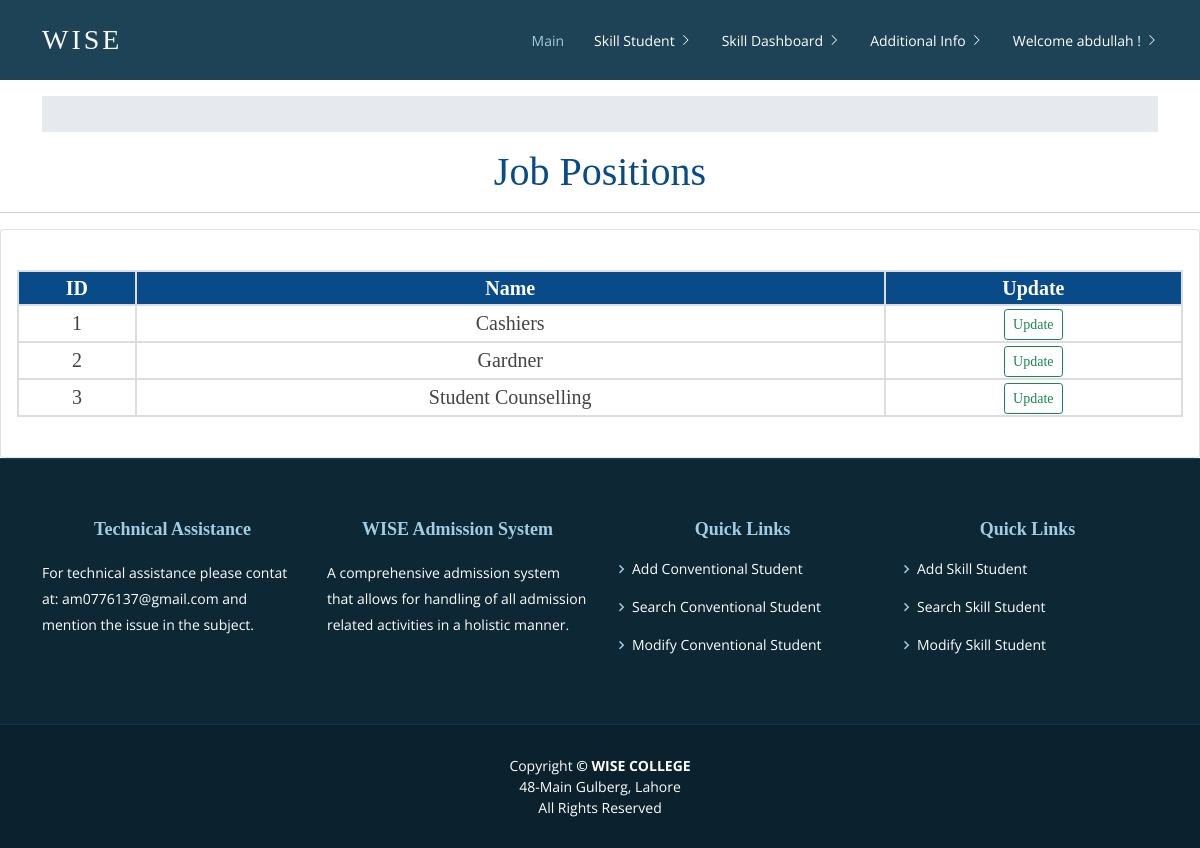
The page /job_position_dashboard/ (signed in) on the database as committed earlier.
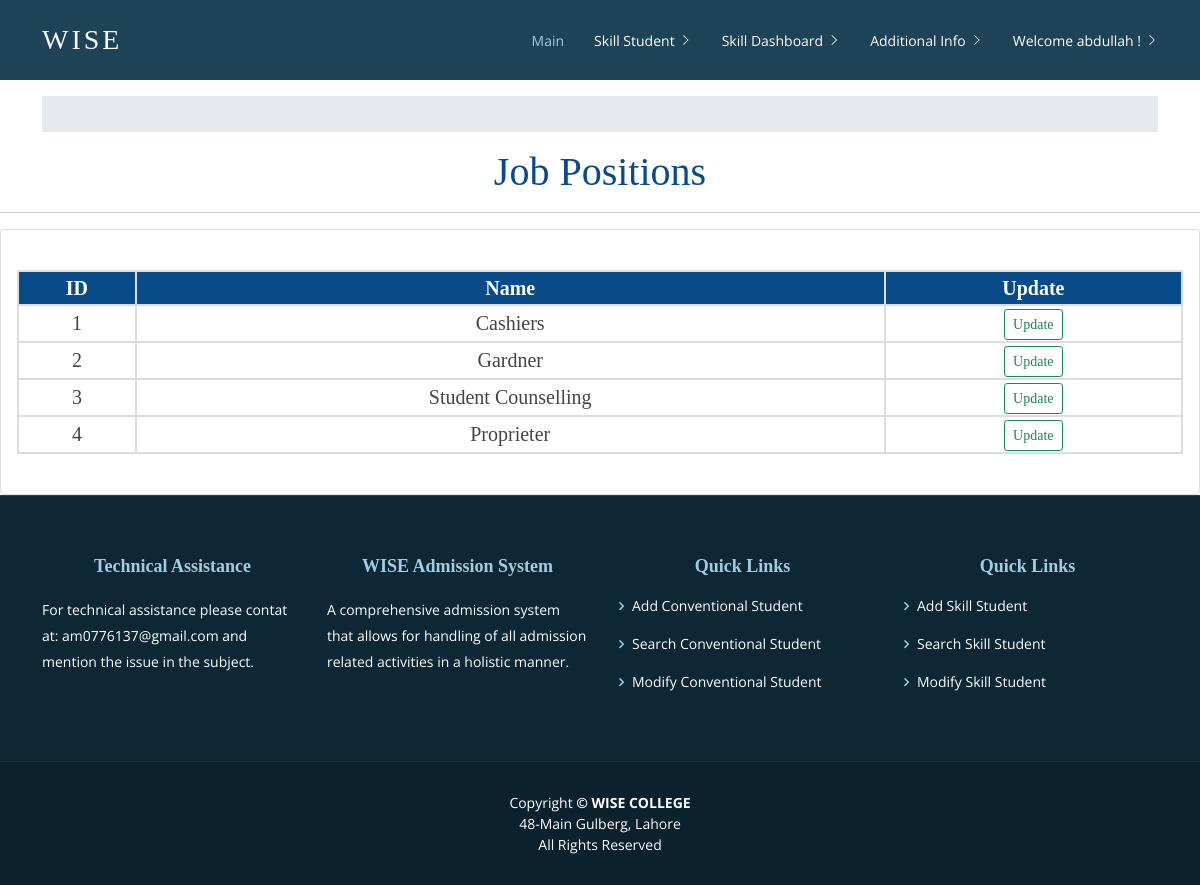
The same page on the database as committed later.
### AdmissionSystem/models.py (models this page shows, shortened)
class JobPosition(models.Model):
	job_title=models.CharField(max_length=100)
	created_by = models.CharField(max_length=100, null=True, blank=True)
	updated_by = models.CharField(max_length=100, null=True, blank=True)

### AdmissionSystem/views.py (the view)
# urls.py: path('job_position_dashboard/',views.job_position_dashboard,name='job_position_dashboard'),
@login_required(login_url='loginpageview')
def job_position_dashboard(request):
	jobpositionobjects=JobPosition.objects.all()
	all_data = list()
	for std in jobpositionobjects:
		std_data = list()
		std_data.append(std.id)
		std_data.append(std.job_title)
		all_data.append(std_data)
	context = {'alldata': all_data}
	return render(request,'job_name_dashboard.html',context)

### templates/job_name_dashboard.html (shortened to what this page needs)
{% extends 'base.html' %}
{% load static %}
{% block content %}
<div class="col-md-15">
 		<h1 class="text-center">Job Positions</h1>
		<hr>
		<div class="card card-body">
				<table id="search-table" class="users-table mt-4">
						<tr>
							<th>ID</th>
							<th>Name</th>
							<th>Update</th>
						</tr>
						{% for data in alldata %}
								<tr>
									{% for jobposition in data %}
									<td>{{ jobposition }}</td>
									{% endfor %}
 									<td>
									<input value="Update" type="button" onclick="location.href='{% url 'update_job_position' data.0 %}'" class="btn btn-sm btn-outline-success"></td>
								</tr>
						{% endfor %}
				</table>
				<br>
 		</div>
</div>
{% endblock %}

Rows that differ between the two databases and show on the page:
added JobPosition: data "Proprieter"
Other text that changed with them:
new list line: "4 Update"
